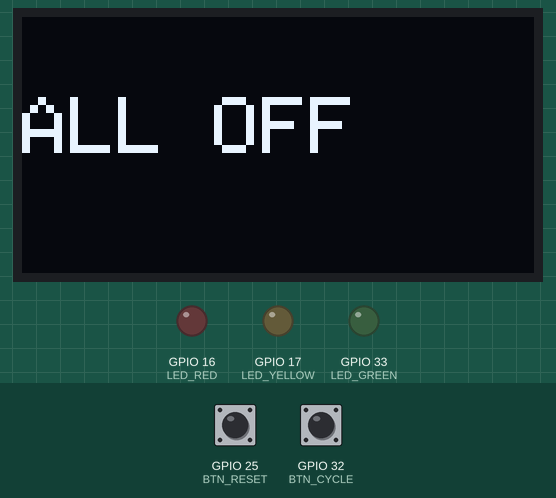
This sketch was run on a simulated ESP32. On the bench: 128×64 one-colour display, output pins drawn as LEDs (lit = HIGH). Dashed ring = blinking. The test bench sets the inputs (shaded band); at power-on: GPIO 32 (BTN_CYCLE) HIGH, GPIO 25 (BTN_RESET) HIGH.

Above: at 1.2 s.
1.3 s: GPIO 32 (BTN_CYCLE) pulled LOW for 0.15 s
At 2.3 s:
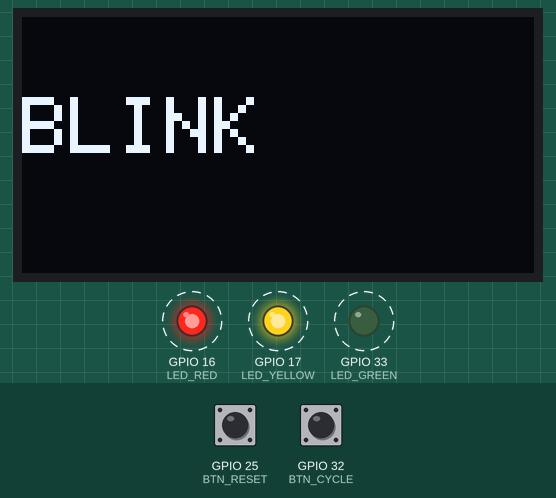
4.4 s: GPIO 32 (BTN_CYCLE) pulled LOW for 1 s
At 4.9 s:
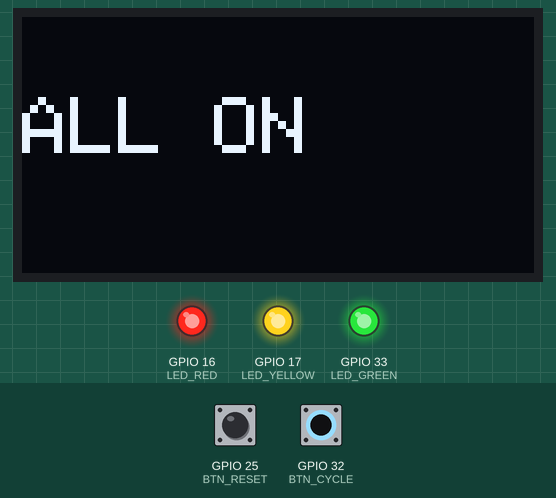
6.9 s: GPIO 32 (BTN_CYCLE) pulled LOW for 0.15 s
At 7.14 s:
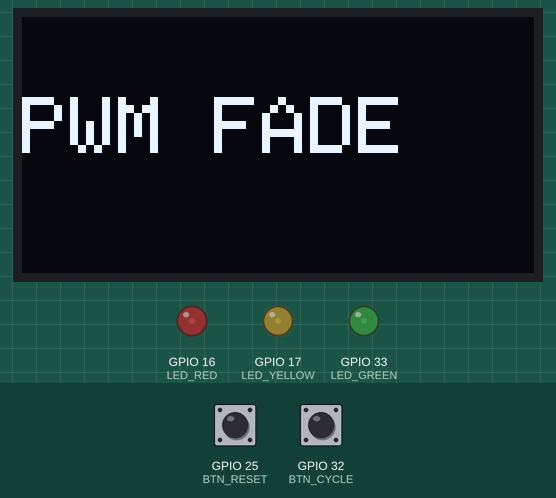
7.6 s: GPIO 25 (BTN_RESET) pulled LOW for 0.15 s
At 8.0 s:
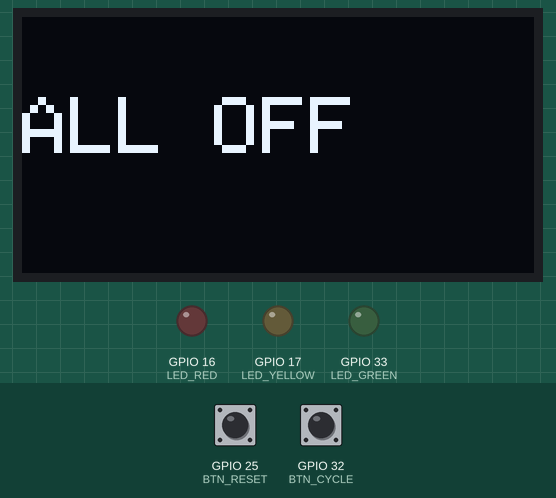
9.2 s: GPIO 32 (BTN_CYCLE) pulled LOW for 3.2 s
At 9.6 s:
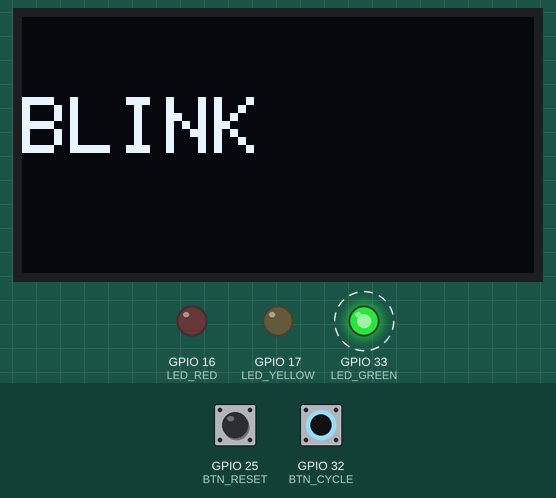
13.9 s: GPIO 32 (BTN_CYCLE) pulled LOW for 0.15 s
At 15.0 s:
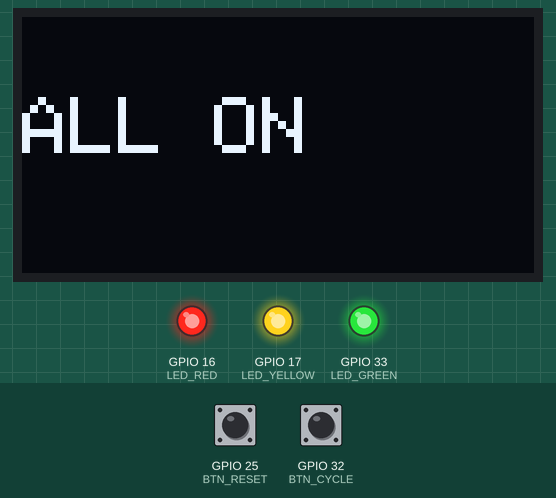
Timing chart, 0 to 16.5 s (numbered marks = the images above; inputs shaded):
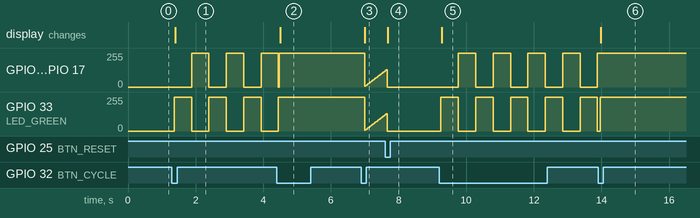

The sketch:

sketch.ino
```cpp
// Ali Hassan
// 1011
#include <Wire.h>
#include <Adafruit_GFX.h>
#include <Adafruit_SSD1306.h>

#define SCREEN_WIDTH 128
#define SCREEN_HEIGHT 64
#define OLED_RESET    -1
Adafruit_SSD1306 display(SCREEN_WIDTH, SCREEN_HEIGHT, &Wire, OLED_RESET);

// LEDs
#define LED_YELLOW 17
#define LED_GREEN 33
#define LED_RED 16

// Buttons
#define BTN_CYCLE 32
#define BTN_RESET 25

// PWM fade
int fadeValue = 0;
int fadeDirection = 1;

// Button debounce
const unsigned long DEBOUNCE_MS = 30;
int lastReadingCycle = HIGH, stableCycle = HIGH, lastStableCycle = HIGH;
unsigned long lastDebounceCycle = 0;

int lastReadingReset = HIGH, stableReset = HIGH, lastStableReset = HIGH;
unsigned long lastDebounceReset = 0;

// LED mode: 0=OFF, 1=ALT BLINK, 2=ALL ON, 3=PWM FADE
int ledMode = 0;
bool blinkState = false;
unsigned long lastBlinkTime = 0;
const unsigned long BLINK_INTERVAL = 500;
const unsigned long FADE_INTERVAL = 10;
unsigned long lastFadeTime = 0;

void setup() {
  pinMode(BTN_CYCLE, INPUT_PULLUP);
  pinMode(BTN_RESET, INPUT_PULLUP);

  pinMode(LED_YELLOW, OUTPUT);
  pinMode(LED_GREEN, OUTPUT);
  pinMode(LED_RED, OUTPUT);

  // OLED init
  if (!display.begin(SSD1306_SWITCHCAPVCC, 0x3C)) { for(;;); }
  display.clearDisplay();
  display.setTextSize(2);
  display.setTextColor(SSD1306_WHITE);

  // Initial LED off
  analogWrite(LED_YELLOW, 0);
  analogWrite(LED_GREEN, 0);
  analogWrite(LED_RED, 0);
}

void loop() {
  unsigned long currentMillis = millis();

  // -------- Handle Cycle Button --------
  int readingCycle = digitalRead(BTN_CYCLE);
  if (readingCycle != lastReadingCycle) lastDebounceCycle = currentMillis;
  if (currentMillis - lastDebounceCycle >= DEBOUNCE_MS) {
    if (stableCycle != readingCycle && lastStableCycle == HIGH && readingCycle == LOW) {
      ledMode++;
      if (ledMode > 3) ledMode = 0;
      fadeValue = 0; fadeDirection = 1; blinkState = false;
      lastBlinkTime = currentMillis; lastFadeTime = currentMillis;
    }
    stableCycle = readingCycle;
  }
  lastReadingCycle = readingCycle;
  lastStableCycle = stableCycle;

  // -------- Handle Reset Button --------
  int readingReset = digitalRead(BTN_RESET);
  if (readingReset != lastReadingReset) lastDebounceReset = currentMillis;
  if (currentMillis - lastDebounceReset >= DEBOUNCE_MS) {
    if (stableReset != readingReset && lastStableReset == HIGH && readingReset == LOW) {
      ledMode = 0;
      analogWrite(LED_YELLOW, 0);
      analogWrite(LED_GREEN, 0);
      analogWrite(LED_RED, 0);
      fadeValue = 0; fadeDirection = 1; blinkState = false;
      lastBlinkTime = currentMillis; lastFadeTime = currentMillis;
    }
    stableReset = readingReset;
  }
  lastReadingReset = readingReset;
  lastStableReset = stableReset;

  // -------- LED modes --------
  switch(ledMode){
    case 0: // All OFF
      analogWrite(LED_YELLOW, 0);
      analogWrite(LED_GREEN, 0);
      analogWrite(LED_RED, 0);
      break;
    case 1: // Alternate blink
      if (currentMillis - lastBlinkTime >= BLINK_INTERVAL) {
        blinkState = !blinkState;
        lastBlinkTime = currentMillis;
      }
      analogWrite(LED_YELLOW, blinkState ? 255 : 0);
      analogWrite(LED_GREEN, blinkState ? 0 : 255);
      analogWrite(LED_RED, blinkState ? 255 : 0);
      break;
    case 2: // All ON
      analogWrite(LED_YELLOW, 255);
      analogWrite(LED_GREEN, 255);
      analogWrite(LED_RED, 255);
      break;
    case 3: // PWM fade
      if (currentMillis - lastFadeTime >= FADE_INTERVAL) {
        fadeValue += fadeDirection * 5;
        if (fadeValue >= 255) { fadeValue = 255; fadeDirection = -1; }
        if (fadeValue <= 0)   { fadeValue = 0; fadeDirection = 1; }
        analogWrite(LED_YELLOW, fadeValue);
        analogWrite(LED_GREEN, fadeValue);
        analogWrite(LED_RED, fadeValue);
        lastFadeTime = currentMillis;
      }
      break;
  }

  // -------- OLED display --------
  display.clearDisplay();
  display.setCursor(0,20);
  switch(ledMode){
    case 0: display.println("ALL OFF"); break;
    case 1: display.println("BLINK"); break;
    case 2: display.println("ALL ON"); break;
    case 3: display.println("PWM FADE"); break;
  }
  display.display();
}
```

Measured:
- after the input at 1.3 s, GPIO 16 (LED_RED), GPIO 17 (LED_YELLOW): alternates 255/255 for 0.51 s and 0/255 for 0.51 s, starting after 0.58 s; GPIO 33 (LED_GREEN): alternates 255/255 for 0.51 s and 0/255 for 0.51 s, starting after 0.07 s; the display: changes after 0.09 s (image 1)
- after the input at 4.4 s, GPIO 33 (LED_GREEN): goes on until 4.4 s, then stays 255/255; the display: changes after 0.10 s (image 2)
- after the input at 6.9 s, the display: changes after 0.09 s (image 3)
- after the input at 7.6 s, the display: changes after 0.09 s (image 4)
- after the input at 9.2 s, GPIO 16 (LED_RED), GPIO 17 (LED_YELLOW): alternates 255/255 for 0.51 s and 0/255 for 0.51 s, starting after 0.57 s; GPIO 33 (LED_GREEN): alternates 255/255 for 0.51 s and 0/255 for 0.51 s, starting after 0.05 s; the display: changes after 0.08 s (image 5)
- after the input at 13.9 s, GPIO 16 (LED_RED), GPIO 17 (LED_YELLOW): stops changing and stays 255/255; the display: changes after 0.08 s (image 6)
